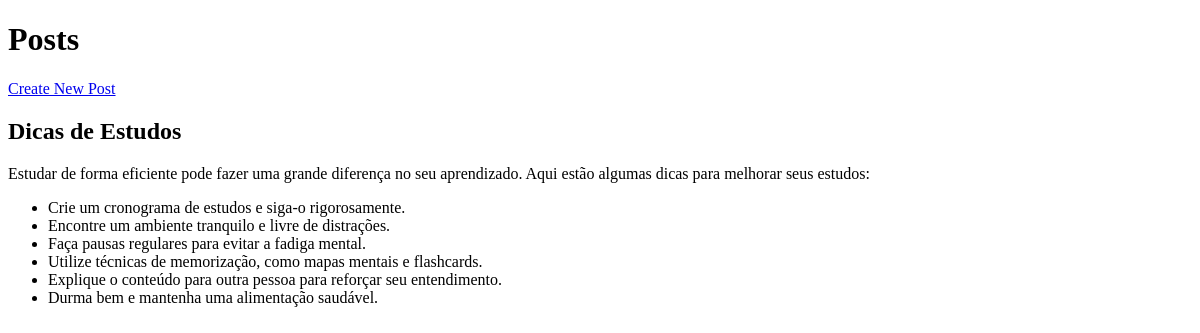
The app's page /, older data.
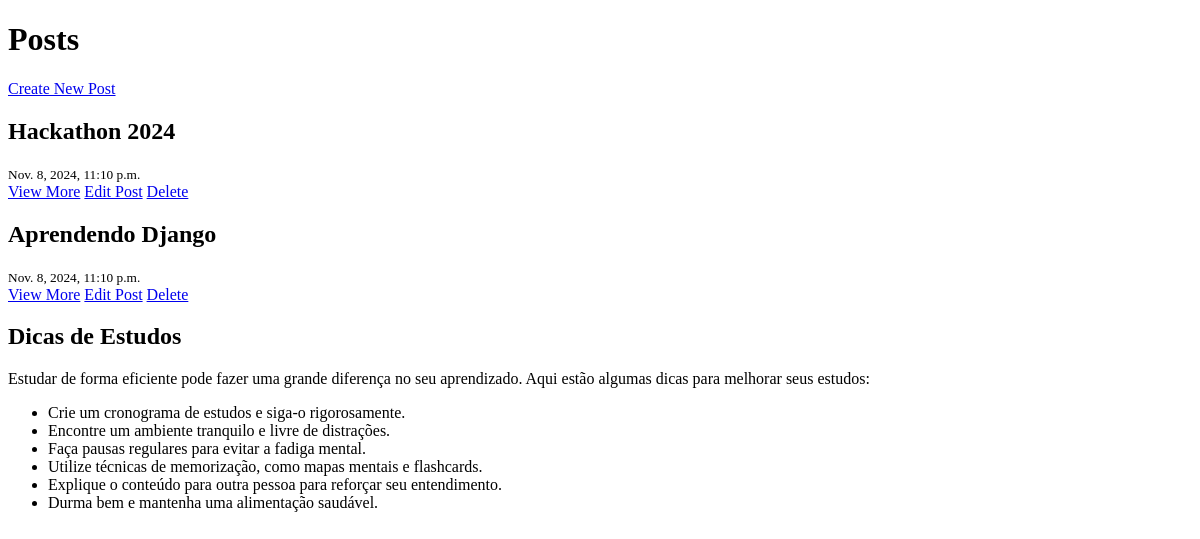
The same page, newer data.
### blog/models.py (models this page shows, shortened)
class Post(models.Model):
    title = models.CharField(max_length=200)
    content = models.TextField(default="")
    created_at = models.DateTimeField(default=timezone.now)

### blog/views.py (the view)
# urls.py: path('', views.home, name='home'),
def home(request):
    posts = Post.objects.all()
    return render(request, 'blog/home.html', {'posts': posts})

### blog/templates/blog/home.html (shortened to what this page needs)
<!DOCTYPE html>
<html lang="en">
<head>
</head>
<body>
    <h1>Posts</h1>
    <a href="{% url 'new_post' %}">Create New Post</a>
    {% for post in posts %}
        <div>
            <h2>{{ post.title }}</h2>
            <small>{{ post.created_at }}</small>
        </div>
        <a href="{% url 'post_detail' post.id%}">View More</a>
        <a href="{% url 'edit_post' post.id%}">Edit Post</a>
        <a href="{% url 'delete_post' post.id%}">Delete</a>
    {% endfor %}
    <h2>Dicas de Estudos</h2>
    <p>Estudar de forma eficiente pode fazer uma grande diferença no seu aprendizado. Aqui estão algumas dicas para melhorar seus estudos:</p>
    <ul>
        <li>Crie um cronograma de estudos e siga-o rigorosamente.</li>
        <li>Encontre um ambiente tranquilo e livre de distrações.</li>
        <li>Faça pausas regulares para evitar a fadiga mental.</li>
        <li>Utilize técnicas de memorização, como mapas mentais e flashcards.</li>
        <li>Explique o conteúdo para outra pessoa para reforçar seu entendimento.</li>
        <li>Durma bem e mantenha uma alimentação saudável.</li>
    </ul>
</body>
</html>

Row changes from the older to the newer data that the page shows:
added Post: title "Hackathon 2024", created_at "Nov. 8, 2024, 11:10 p.m."
added Post: title "Aprendendo Django", created_at "Nov. 8, 2024, 11:10 p.m."
